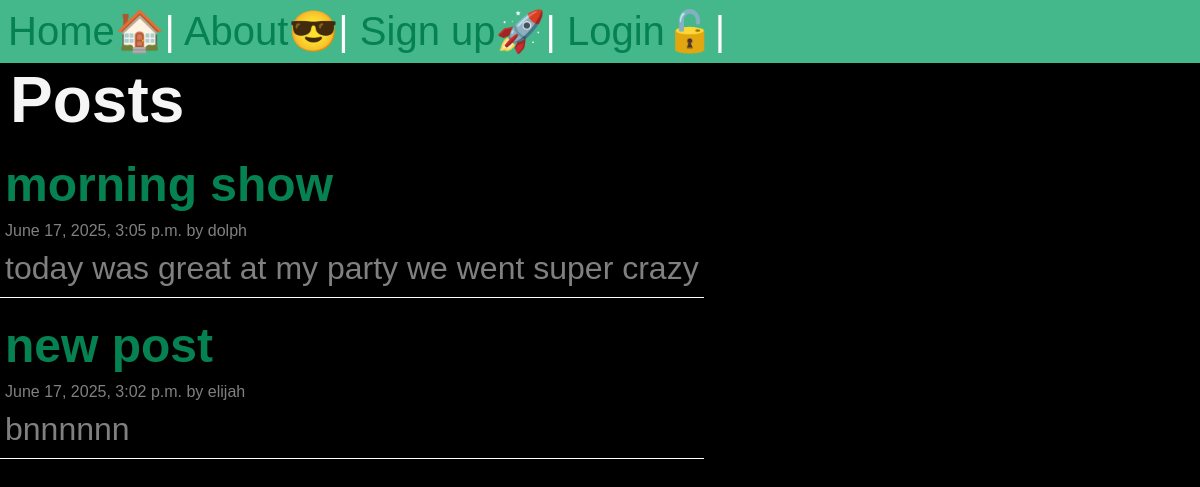
/posts/, run on an earlier commit of the app's database.
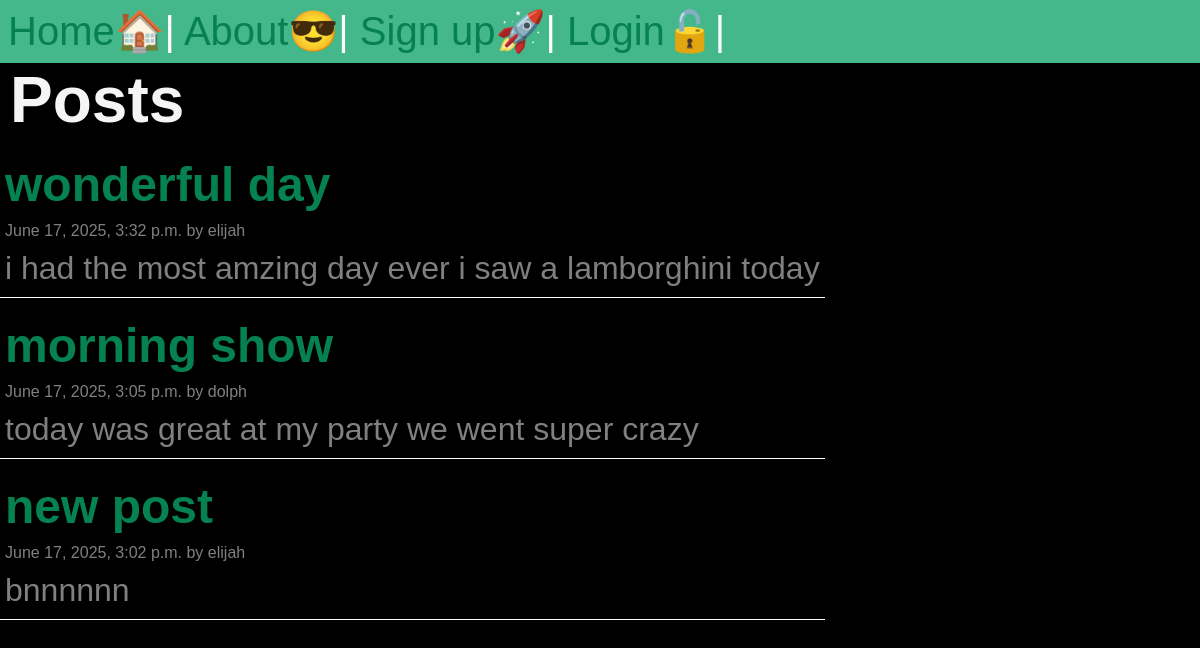
And on a later commit of the database.
### posts/models.py (models this page shows, shortened)
class Post(models.Model):
    title = models.CharField(max_length=75)
    body = models.TextField()
    slug = models.SlugField()
    date = models.DateTimeField(auto_now_add=True)
    banner = models.ImageField(default='fallback.png', blank=True)
    author = models.ForeignKey(User, on_delete=models.CASCADE, default=None)

### posts/views.py (the view)
# urls.py: path('', views.post_list, name='list'),
def post_list(request):
    posts = Post.objects.all().order_by('-date')
    return render( request, 'posts/posts_list.html', {'posts': posts})

### posts/templates/posts/posts_list.html (shortened to what this page needs)
{% extends "layout.html" %}
{% block content %}
<section>
   <h1 class="title">Posts</h1>
   {% for post in posts %}
    <article class="post">
        <h2>
        <a href="{% url 'posts:page' slug=post.slug %}">
          {{ post.title}}
        </a>
        </h2>
        <p class="date">{{ post.date}} by {{ post.author}}</p>
        <p class="body">{{ post.body}}</p>
    </article>
   {% endfor%}
</section>
{% endblock  %}

What changed in the data, as far as the page shows it:
added Post: title "wonderful day", date "June 17, 2025, 3:32 p.m.", author "elijah", body "i had the most amzing day ever i saw a lamborghini today"
